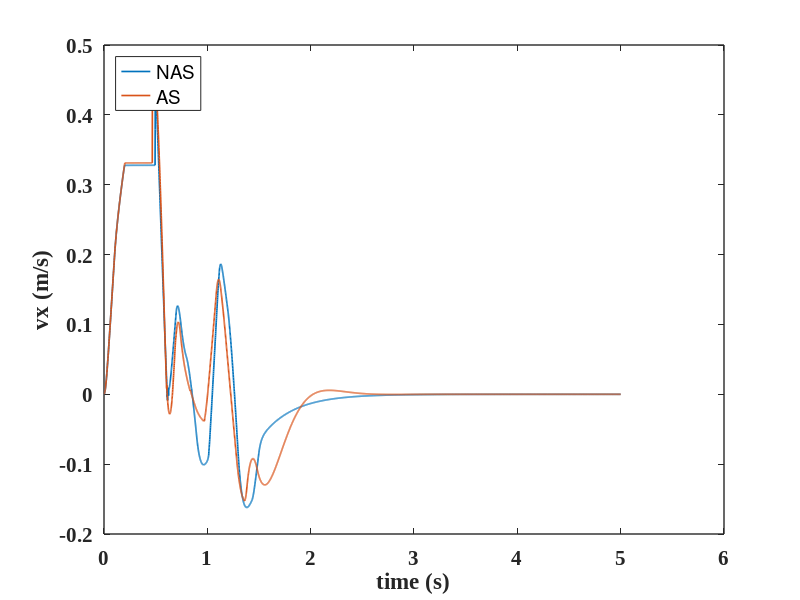
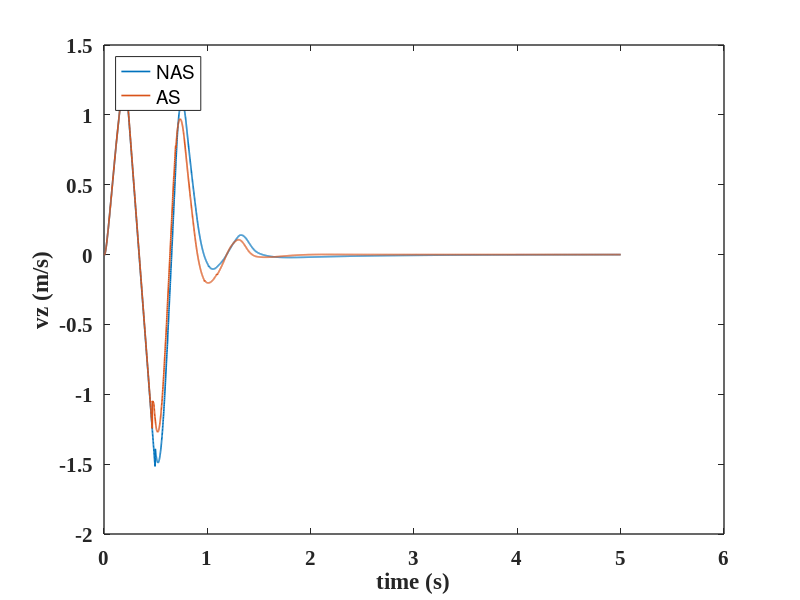
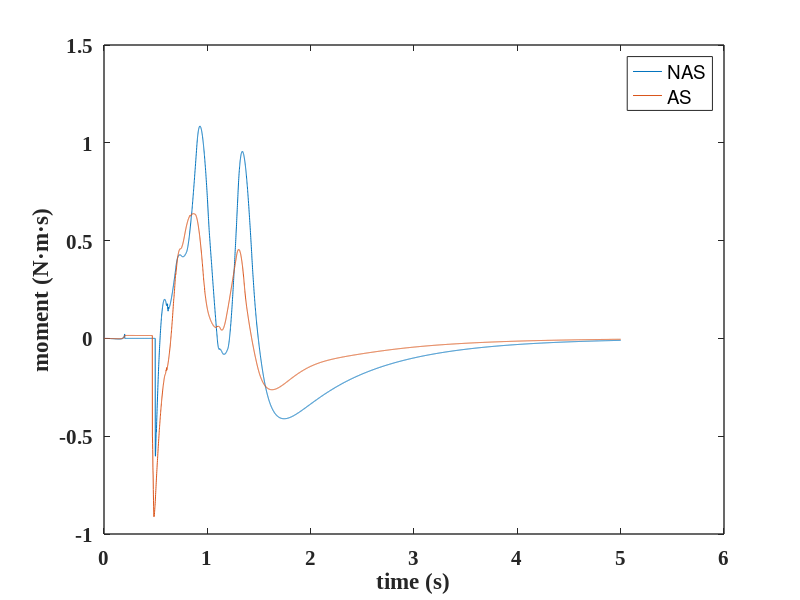

Source code (MATLAB) for these figures, in order: (Note: this script raises an error after producing the figures.)
clear;
close all;
%% h=[0.1,0.15,0.2] l=[0.1,0.15,0.2]
% h=0.1, l=0.1;
% h=0.1, l=0.15;
% h=0.1, l=0.2;

%% h=0.1, l=0.1;
% E_Lower_as=124.4J;
% E_Upper_as=7.77
% E_Lower_nas=165.8J;
% E_Upper_nas=0.09J;

% agility_as=0.2733 m/s
% agility_nas=0.2719 m/s

% stability_time_as=3.661s
% stability_time_nas=4.308s
% sum_error_p_as=512 N m s
% sum_error_p_nas=879 N m s
% just keeping the stability of posture

load('h=0.1_l=0.1/energy_nas.mat');
% load('h=0.1_l=0.1/energy_as.mat');
E_RThigh_nas=Energy_Recording.energy_cost_joint(:,2+1)';
E_RThigh_nas=E_RThigh_nas(:,2:end);
E_RKnee_nas=Energy_Recording.energy_cost_joint(:,3+1)';
E_RKnee_nas=E_RKnee_nas(:,2:end);
E_RAnkle_nas=Energy_Recording.energy_cost_joint(:,4+1)';
E_RAnkle_nas=E_RAnkle_nas(:,2:end);

E_LThigh_nas=Energy_Recording.energy_cost_joint(:,7+1)';
E_LThigh_nas=E_LThigh_nas(:,2:end);
E_LKnee_nas=Energy_Recording.energy_cost_joint(:,8+1)';
E_LKnee_nas=E_LKnee_nas(:,2:end);
E_LAnkle_nas=Energy_Recording.energy_cost_joint(:,9+1)';
E_LAnkle_nas=E_LAnkle_nas(:,2:end);

E_RHipz_nas=Energy_Recording.energy_cost_joint(:,0+1)';
E_RHipz_nas=E_RHipz_nas(:,2:end);
E_RHipx_nas=Energy_Recording.energy_cost_joint(:,1+1)';
E_RHipx_nas=E_RHipx_nas(:,2:end);

E_LHipz_nas=Energy_Recording.energy_cost_joint(:,5+1)';
E_LHipz_nas=E_LHipz_nas(:,2:end);
E_LHipx_nas=Energy_Recording.energy_cost_joint(:,6+1)';
E_LHipx_nas=E_LHipx_nas(:,2:end);

E_Lower_nas=E_RThigh_nas(:,end)+E_LThigh_nas(:,end)+E_RKnee_nas(:,end)+...
                E_LKnee_nas(:,end)+E_RAnkle_nas(:,end)+E_LAnkle_nas(:,end)+...
                E_RHipz_nas(:,end)+E_RHipx_nas(:,end)+...
                E_LHipz_nas(:,end)+E_LHipx_nas(:,end);
            
E_Upper_nas=Energy_Recording.energy_cost_joint(:,10+1:end);
E_Upper_nas=sum(E_Upper_nas(end,:));

load('h=0.1_l=0.1/v_nas.mat');
vx_NAS=Velocity_Recording.actual_com_velocity(:,1)';
vx_NAS=vx_NAS(:,2:end);
vz_NAS=Velocity_Recording.actual_com_velocity(:,3)';
vz_NAS=vz_NAS(:,2:end);
Mp_NAS=Velocity_Recording.pitch_moment;
Mp_NAS=Mp_NAS(:,2:end);

load('h=0.1_l=0.1/v_as.mat');
vx_AS=Velocity_Recording.actual_com_velocity(:,1)';
vx_AS=vx_AS(:,2:end);
vz_AS=Velocity_Recording.actual_com_velocity(:,3)';
vz_AS=vz_AS(:,2:end);
Mp_AS=Velocity_Recording.pitch_moment;
Mp_AS=Mp_AS(:,2:end);

time=Velocity_Recording.lcm_timestamp/5;
a=1;
num=5000;
time=time(:,a:num);


f1=figure;
plot(time,vx_NAS(:,a:num),'LineWidth',1.2);
hold on;
plot(time,vx_AS(:,a:num),'LineWidth',1.2);
xlabel('time (s)');ylabel('vx (m/s)');
legend('NAS','AS','Location', 'northwest');
set(gca, 'linewidth',1, 'fontsize',15,'Fontname', 'Times New Roman','FontWeight','bold');


f2=figure;
plot(time,vz_NAS(:,a:num),'LineWidth',1.2);
hold on;
plot(time,vz_AS(:,a:num),'LineWidth',1.2);
xlabel('time (s)');ylabel('vz (m/s)');
legend('NAS','AS','Location', 'northwest');
set(gca, 'linewidth',1, 'fontsize',15,'Fontname', 'Times New Roman','FontWeight','bold');


f3=figure;
plot(time,Mp_NAS(:,a:num));
xlabel('time (s)');ylabel('moment (N·m·s)');
hold on;
plot(time,Mp_AS(:,a:num));
hold on;
legend('NAS','AS');
set(gca, 'linewidth',1,'FontSize',15,'Fontname', 'Times New Roman','FontWeight','bold');
agility_as=cal_agility(vx_AS(:,200),vz_AS(:,200));
agility_nas=cal_agility(vx_NAS(:,200),vz_NAS(:,200));


time=Velocity_Recording.lcm_timestamp/5;
a=500;
num=5000;
time=time(:,a:num);
sum_error_p_as=sum(abs(Mp_AS(:,a:num)));
sum_error_p_nas=sum(abs(Mp_NAS(:,a:num)));

sum_error_vx_as=sum(abs(vx_AS(:,a:num)));
sum_error_vx_nas=sum(abs(vx_NAS(:,a:num)));

sum_error_vz_as=sum(abs(vz_AS(:,a:num)));
sum_error_vz_nas=sum(abs(vz_NAS(:,a:num)));

a=0;


%% h=0.15, l=0.1;
% E_Lower_as=151J;
% E_Upper_as=13.82
% E_Lower_nas=198.83J;
% E_Upper_nas=0.13J;
% agility_as=0.33m/s
% agility_nas=0.31m/s
% stability_time_as=2.921s
% stability_time_nas=4.533s
% sum_error_p_as=283.05m/s
% sum_error_p_nas=805.41m/s
% sum_error_vx_as=118.40m/s
% sum_error_vx_nas=138.71m/s
% sum_error_vz_as=383.16m/s
% sum_error_vz_nas=392.38m/s

% load('h_0.15_l_0.1_energy_nas.mat');
% load('h_0.15_l_0.1_energy_as.mat');
% E_RThigh_nas=Energy_Recording.energy_cost_joint(:,2+1)';
% E_RThigh_nas=E_RThigh_nas(:,2:end);
% E_RKnee_nas=Energy_Recording.energy_cost_joint(:,3+1)';
% E_RKnee_nas=E_RKnee_nas(:,2:end);
% E_RAnkle_nas=Energy_Recording.energy_cost_joint(:,4+1)';
% E_RAnkle_nas=E_RAnkle_nas(:,2:end);
% 
% E_LThigh_nas=Energy_Recording.energy_cost_joint(:,7+1)';
% E_LThigh_nas=E_LThigh_nas(:,2:end);
% E_LKnee_nas=Energy_Recording.energy_cost_joint(:,8+1)';
% E_LKnee_nas=E_LKnee_nas(:,2:end);
% E_LAnkle_nas=Energy_Recording.energy_cost_joint(:,9+1)';
% E_LAnkle_nas=E_LAnkle_nas(:,2:end);
% 
% E_RHipz_nas=Energy_Recording.energy_cost_joint(:,0+1)';
% E_RHipz_nas=E_RHipz_nas(:,2:end);
% E_RHipx_nas=Energy_Recording.energy_cost_joint(:,1+1)';
% E_RHipx_nas=E_RHipx_nas(:,2:end);
% 
% E_LHipz_nas=Energy_Recording.energy_cost_joint(:,5+1)';
% E_LHipz_nas=E_LHipz_nas(:,2:end);
% E_LHipx_nas=Energy_Recording.energy_cost_joint(:,6+1)';
% E_LHipx_nas=E_LHipx_nas(:,2:end);
% 
% E_Lower_nas=E_RThigh_nas(:,end)+E_LThigh_nas(:,end)+E_RKnee_nas(:,end)+...
%                 E_LKnee_nas(:,end)+E_RAnkle_nas(:,end)+E_LAnkle_nas(:,end)+...
%                 E_RHipz_nas(:,end)+E_RHipx_nas(:,end)+...
%                 E_LHipz_nas(:,end)+E_LHipx_nas(:,end);
%             
% E_Upper_nas=Energy_Recording.energy_cost_joint(:,10+1:end);
% E_Upper_nas=sum(E_Upper_nas(end,:));
% load('h_0.15_l_0.1_v_nas.mat');
% vx_NAS=Velocity_Recording.actual_com_velocity(:,1)';
% vx_NAS=vx_NAS(:,2:end);
% vz_NAS=Velocity_Recording.actual_com_velocity(:,3)';
% vz_NAS=vz_NAS(:,2:end);
% Mp_NAS=Velocity_Recording.pitch_moment;
% Mp_NAS=Mp_NAS(:,2:end);
% 
% load('h_0.15_l_0.1_v_as.mat');
% vx_AS=Velocity_Recording.actual_com_velocity(:,1)';
% vx_AS=vx_AS(:,2:end);
% vz_AS=Velocity_Recording.actual_com_velocity(:,3)';
% vz_AS=vz_AS(:,2:end);
% Mp_AS=Velocity_Recording.pitch_moment;
% Mp_AS=Mp_AS(:,2:end);
% 
% time=Velocity_Recording.lcm_timestamp/5;
% a=1;
% num=5000;
% time=time(:,a:num);
% 
% 
% f1=figure;
% plot(time,vx_NAS(:,a:num),'LineWidth',1.2);
% hold on;
% plot(time,vx_AS(:,a:num),'LineWidth',1.2);
% xlabel('time (s)');ylabel('vx (m/s)');
% legend('NAS','AS','Location', 'northwest');
% set(gca, 'linewidth',1, 'fontsize',15,'Fontname', 'Times New Roman','FontWeight','bold');
% 
% 
% f2=figure;
% plot(time,vz_NAS(:,a:num),'LineWidth',1.2);
% hold on;
% plot(time,vz_AS(:,a:num),'LineWidth',1.2);
% xlabel('time (s)');ylabel('vz (m/s)');
% legend('NAS','AS','Location', 'northwest');
% set(gca, 'linewidth',1, 'fontsize',15,'Fontname', 'Times New Roman','FontWeight','bold');
% 
% 
% f3=figure;
% plot(time,Mp_NAS(:,a:num));
% xlabel('time (s)');ylabel('moment (N·m·s)');
% hold on;
% plot(time,Mp_AS(:,a:num));
% hold on;
% legend('NAS','AS');
% set(gca, 'linewidth',1,'FontSize',15,'Fontname', 'Times New Roman','FontWeight','bold');
% 
% time=Velocity_Recording.lcm_timestamp/5;
% a=550;
% num=5000;
% time=time(:,a:num);
% sum_error_p_as=sum(abs(Mp_AS(:,a:num)));
% sum_error_p_nas=sum(abs(Mp_NAS(:,a:num)));
% 
% sum_error_vx_as=sum(abs(vx_AS(:,a:num)));
% sum_error_vx_nas=sum(abs(vx_NAS(:,a:num)));
% 
% sum_error_vz_as=sum(abs(vz_AS(:,a:num)));
% sum_error_vz_nas=sum(abs(vz_NAS(:,a:num)));



%% h=0.15, l=0.15;
% E_Lower_as=175.3J;
% E_Upper_as=23.1
% E_Lower_nas=272.7J;
% E_Upper_nas=0.49J;

% agility_as=0.36m/s
% agility_nas=0.32m/s

% stability_time_as=2.921s
% stability_time_nas=4.533s
% sum_error_p_as=283.05m/s
% sum_error_p_nas=805.41m/s
% sum_error_vx_as=118.40m/s
% sum_error_vx_nas=138.71m/s
% sum_error_vz_as=383.16m/s
% sum_error_vz_nas=392.38m/s

% load('h_0.15_l_0.1_energy_nas.mat');
% load('h=0.15_l=0.15/energy_as.mat');
% E_RThigh_nas=Energy_Recording.energy_cost_joint(:,2+1)';
% E_RThigh_nas=E_RThigh_nas(:,2:end);
% E_RKnee_nas=Energy_Recording.energy_cost_joint(:,3+1)';
% E_RKnee_nas=E_RKnee_nas(:,2:end);
% E_RAnkle_nas=Energy_Recording.energy_cost_joint(:,4+1)';
% E_RAnkle_nas=E_RAnkle_nas(:,2:end);
% 
% E_LThigh_nas=Energy_Recording.energy_cost_joint(:,7+1)';
% E_LThigh_nas=E_LThigh_nas(:,2:end);
% E_LKnee_nas=Energy_Recording.energy_cost_joint(:,8+1)';
% E_LKnee_nas=E_LKnee_nas(:,2:end);
% E_LAnkle_nas=Energy_Recording.energy_cost_joint(:,9+1)';
% E_LAnkle_nas=E_LAnkle_nas(:,2:end);
% 
% E_RHipz_nas=Energy_Recording.energy_cost_joint(:,0+1)';
% E_RHipz_nas=E_RHipz_nas(:,2:end);
% E_RHipx_nas=Energy_Recording.energy_cost_joint(:,1+1)';
% E_RHipx_nas=E_RHipx_nas(:,2:end);
% 
% E_LHipz_nas=Energy_Recording.energy_cost_joint(:,5+1)';
% E_LHipz_nas=E_LHipz_nas(:,2:end);
% E_LHipx_nas=Energy_Recording.energy_cost_joint(:,6+1)';
% E_LHipx_nas=E_LHipx_nas(:,2:end);
% 
% E_Lower_nas=E_RThigh_nas(:,end)+E_LThigh_nas(:,end)+E_RKnee_nas(:,end)+...
%                 E_LKnee_nas(:,end)+E_RAnkle_nas(:,end)+E_LAnkle_nas(:,end)+...
%                 E_RHipz_nas(:,end)+E_RHipx_nas(:,end)+...
%                 E_LHipz_nas(:,end)+E_LHipx_nas(:,end);
%             
% E_Upper_nas=Energy_Recording.energy_cost_joint(:,10+1:end);
% E_Upper_nas=sum(E_Upper_nas(end,:));
% 
% load('h=0.15_l=0.15/v_nas.mat');
% vx_NAS=Velocity_Recording.actual_com_velocity(:,1)';
% vx_NAS=vx_NAS(:,2:end);
% vz_NAS=Velocity_Recording.actual_com_velocity(:,3)';
% vz_NAS=vz_NAS(:,2:end);
% Mp_NAS=Velocity_Recording.pitch_moment;
% Mp_NAS=Mp_NAS(:,2:end);
% 
% load('h=0.15_l=0.15/v_as.mat');
% vx_AS=Velocity_Recording.actual_com_velocity(:,1)';
% vx_AS=vx_AS(:,2:end);
% vz_AS=Velocity_Recording.actual_com_velocity(:,3)';
% vz_AS=vz_AS(:,2:end);
% Mp_AS=Velocity_Recording.pitch_moment;
% Mp_AS=Mp_AS(:,2:end);
% 
% time=Velocity_Recording.lcm_timestamp/5;
% a=1;
% num=5000;
% time=time(:,a:num);
% 
% 
% f1=figure;
% plot(time,vx_NAS(:,a:num),'LineWidth',1.2);
% hold on;
% plot(time,vx_AS(:,a:num),'LineWidth',1.2);
% xlabel('time (s)');ylabel('vx (m/s)');
% legend('NAS','AS','Location', 'northwest');
% set(gca, 'linewidth',1, 'fontsize',15,'Fontname', 'Times New Roman','FontWeight','bold');
% 
% 
% f2=figure;
% plot(time,vz_NAS(:,a:num),'LineWidth',1.2);
% hold on;
% plot(time,vz_AS(:,a:num),'LineWidth',1.2);
% xlabel('time (s)');ylabel('vz (m/s)');
% legend('NAS','AS','Location', 'northwest');
% set(gca, 'linewidth',1, 'fontsize',15,'Fontname', 'Times New Roman','FontWeight','bold');
% 
% 
% f3=figure;
% plot(time,Mp_NAS(:,a:num));
% xlabel('time (s)');ylabel('moment (N·m·s)');
% hold on;
% plot(time,Mp_AS(:,a:num));
% hold on;
% legend('NAS','AS');
% set(gca, 'linewidth',1,'FontSize',15,'Fontname', 'Times New Roman','FontWeight','bold');
% agility_as=cal_agility(vx_AS(:,200),vz_AS(:,200));
% agility_nas=cal_agility(vx_NAS(:,200),vz_NAS(:,200));
% 
% 
% time=Velocity_Recording.lcm_timestamp/5;
% a=550;
% num=5000;
% time=time(:,a:num);
% sum_error_p_as=sum(abs(Mp_AS(:,a:num)));
% sum_error_p_nas=sum(abs(Mp_NAS(:,a:num)));
% 
% sum_error_vx_as=sum(abs(vx_AS(:,a:num)));
% sum_error_vx_nas=sum(abs(vx_NAS(:,a:num)));
% 
% sum_error_vz_as=sum(abs(vz_AS(:,a:num)));
% sum_error_vz_nas=sum(abs(vz_NAS(:,a:num)));



%% h=0.15, l=0.2;
% E_Lower_as=171.16J;
% E_Upper_as=23.1
% E_Lower_nas=272.8J;
% E_Upper_nas=1.46J;

% agility_as=0.447 m/s
% agility_nas=0.43 m/s

% stability_time_as=2.921s
% stability_time_nas=4.533s
% sum_error_p_as=217.7m/s
% sum_error_p_nas=277.2m/s
% just keeping the stability of posture

% load('h=0.15_l=0.2/energy_nas.mat');
% load('h=0.15_l=0.2/energy_as.mat');
% E_RThigh_nas=Energy_Recording.energy_cost_joint(:,2+1)';
% E_RThigh_nas=E_RThigh_nas(:,2:end);
% E_RKnee_nas=Energy_Recording.energy_cost_joint(:,3+1)';
% E_RKnee_nas=E_RKnee_nas(:,2:end);
% E_RAnkle_nas=Energy_Recording.energy_cost_joint(:,4+1)';
% E_RAnkle_nas=E_RAnkle_nas(:,2:end);
% 
% E_LThigh_nas=Energy_Recording.energy_cost_joint(:,7+1)';
% E_LThigh_nas=E_LThigh_nas(:,2:end);
% E_LKnee_nas=Energy_Recording.energy_cost_joint(:,8+1)';
% E_LKnee_nas=E_LKnee_nas(:,2:end);
% E_LAnkle_nas=Energy_Recording.energy_cost_joint(:,9+1)';
% E_LAnkle_nas=E_LAnkle_nas(:,2:end);
% 
% E_RHipz_nas=Energy_Recording.energy_cost_joint(:,0+1)';
% E_RHipz_nas=E_RHipz_nas(:,2:end);
% E_RHipx_nas=Energy_Recording.energy_cost_joint(:,1+1)';
% E_RHipx_nas=E_RHipx_nas(:,2:end);
% 
% E_LHipz_nas=Energy_Recording.energy_cost_joint(:,5+1)';
% E_LHipz_nas=E_LHipz_nas(:,2:end);
% E_LHipx_nas=Energy_Recording.energy_cost_joint(:,6+1)';
% E_LHipx_nas=E_LHipx_nas(:,2:end);
% 
% E_Lower_nas=E_RThigh_nas(:,end)+E_LThigh_nas(:,end)+E_RKnee_nas(:,end)+...
%                 E_LKnee_nas(:,end)+E_RAnkle_nas(:,end)+E_LAnkle_nas(:,end)+...
%                 E_RHipz_nas(:,end)+E_RHipx_nas(:,end)+...
%                 E_LHipz_nas(:,end)+E_LHipx_nas(:,end);
%             
% E_Upper_nas=Energy_Recording.energy_cost_joint(:,10+1:end);
% E_Upper_nas=sum(E_Upper_nas(end,:));
% 
% load('h=0.15_l=0.2/v_nas.mat');
% vx_NAS=Velocity_Recording.actual_com_velocity(:,1)';
% vx_NAS=vx_NAS(:,2:end);
% vz_NAS=Velocity_Recording.actual_com_velocity(:,3)';
% vz_NAS=vz_NAS(:,2:end);
% Mp_NAS=Velocity_Recording.pitch_moment;
% Mp_NAS=Mp_NAS(:,2:end);
% 
% load('h=0.15_l=0.2/v_as.mat');
% vx_AS=Velocity_Recording.actual_com_velocity(:,1)';
% vx_AS=vx_AS(:,2:end);
% vz_AS=Velocity_Recording.actual_com_velocity(:,3)';
% vz_AS=vz_AS(:,2:end);
% Mp_AS=Velocity_Recording.pitch_moment;
% Mp_AS=Mp_AS(:,2:end);
% 
% time=Velocity_Recording.lcm_timestamp/5;
% a=1;
% num=5000;
% time=time(:,a:num);
% 
% 
% f1=figure;
% plot(time,vx_NAS(:,a:num),'LineWidth',1.2);
% hold on;
% plot(time,vx_AS(:,a:num),'LineWidth',1.2);
% xlabel('time (s)');ylabel('vx (m/s)');
% legend('NAS','AS','Location', 'northwest');
% set(gca, 'linewidth',1, 'fontsize',15,'Fontname', 'Times New Roman','FontWeight','bold');
% 
% 
% f2=figure;
% plot(time,vz_NAS(:,a:num),'LineWidth',1.2);
% hold on;
% plot(time,vz_AS(:,a:num),'LineWidth',1.2);
% xlabel('time (s)');ylabel('vz (m/s)');
% legend('NAS','AS','Location', 'northwest');
% set(gca, 'linewidth',1, 'fontsize',15,'Fontname', 'Times New Roman','FontWeight','bold');
% 
% 
% f3=figure;
% plot(time,Mp_NAS(:,a:num));
% xlabel('time (s)');ylabel('moment (N·m·s)');
% hold on;
% plot(time,Mp_AS(:,a:num));
% hold on;
% legend('NAS','AS');
% set(gca, 'linewidth',1,'FontSize',15,'Fontname', 'Times New Roman','FontWeight','bold');
% agility_as=cal_agility(vx_AS(:,200),vz_AS(:,200));
% agility_nas=cal_agility(vx_NAS(:,200),vz_NAS(:,200));
% 
% 
% time=Velocity_Recording.lcm_timestamp/5;
% a=550;
% num=5000;
% time=time(:,a:num);
% sum_error_p_as=sum(abs(Mp_AS(:,a:num)));
% sum_error_p_nas=sum(abs(Mp_NAS(:,a:num)));
% 
% sum_error_vx_as=sum(abs(vx_AS(:,a:num)));
% sum_error_vx_nas=sum(abs(vx_NAS(:,a:num)));
% 
% sum_error_vz_as=sum(abs(vz_AS(:,a:num)));
% sum_error_vz_nas=sum(abs(vz_NAS(:,a:num)));
% 
% a=0;agility_nas=cal_agility(vx_NAS(:,200),vz_NAS(:,200));
% 
% 
% time=Velocity_Recording.lcm_timestamp/5;
% a=550;
% num=5000;
% time=time(:,a:num);
% sum_error_p_as=sum(abs(Mp_AS(:,a:num)));
% sum_error_p_nas=sum(abs(Mp_NAS(:,a:num)));
% 
% sum_error_vx_as=sum(abs(vx_AS(:,a:num)));
% sum_error_vx_nas=sum(abs(vx_NAS(:,a:num)));
% 
% sum_error_vz_as=sum(abs(vz_AS(:,a:num)));
% sum_error_vz_nas=sum(abs(vz_NAS(:,a:num)));
% 
% a=0;


























%     data_record_->joint_position_position[0]=q_[9]; /// torso_to_R_ShoulderRx
%     data_record_->joint_position_position[1]=q_[10]; /// torso_to_L_ShoulderRx
%     data_record_->joint_position_position[2]=q_[13]; /// R_ShoulderRx_to_R_UpperArm
%     data_record_->joint_position_position[3]=q_[14]; /// L_ShoulderRx_to_L_UpperArm
%     data_record_->joint_position_position[4]=q_[17]; /// R_UpperArm_to_R_ForeArm
%     data_record_->joint_position_position[5]=q_[18]; /// L_UpperArm_to_L_ForeArm
% 
%     data_record_->joint_position_position[6]=q_[7]; /// torso_to_R_HipRz
%     data_record_->joint_position_position[7]=q_[11]; /// R_HipRz_to_R_HipRx
%     data_record_->joint_position_position[8]=q_[15]; /// R_HipRx_to_R_Thigh
%     data_record_->joint_position_position[9]=q_[19]; /// R_Knee
%     data_record_->joint_position_position[10]=q_[21]; /// R_Ankle
%     data_record_->joint_position_position[11]=q_[8]; /// torso_to_L_HipRz
%     data_record_->joint_position_position[12]=q_[12]; /// L_HipRz_to_L_HipRx
%     data_record_->joint_position_position[13]=q_[16]; /// L_HipRx_to_L_Thigh
%     data_record_->joint_position_position[14]=q_[20]; /// L_Knee
%     data_record_->joint_position_position[15]=q_[22]; /// L_Ankle





E_RThigh_nas=Energy_Recording.energy_cost_joint(:,2+1)';
E_RThigh_nas=E_RThigh_nas(:,2:end);
E_RKnee_nas=Energy_Recording.energy_cost_joint(:,3+1)';
E_RKnee_nas=E_RKnee_nas(:,2:end);
E_RAnkle_nas=Energy_Recording.energy_cost_joint(:,4+1)';
E_RAnkle_nas=E_RAnkle_nas(:,2:end);

E_LThigh_nas=Energy_Recording.energy_cost_joint(:,7+1)';
E_LThigh_nas=E_LThigh_nas(:,2:end);
E_LKnee_nas=Energy_Recording.energy_cost_joint(:,8+1)';
E_LKnee_nas=E_LKnee_nas(:,2:end);
E_LAnkle_nas=Energy_Recording.energy_cost_joint(:,9+1)';
E_LAnkle_nas=E_LAnkle_nas(:,2:end);

E_RHipz_nas=Energy_Recording.energy_cost_joint(:,0+1)';
E_RHipz_nas=E_RHipz_nas(:,2:end);
E_RHipx_nas=Energy_Recording.energy_cost_joint(:,1+1)';
E_RHipx_nas=E_RHipx_nas(:,2:end);

E_LHipz_nas=Energy_Recording.energy_cost_joint(:,5+1)';
E_LHipz_nas=E_LHipz_nas(:,2:end);
E_LHipx_nas=Energy_Recording.energy_cost_joint(:,6+1)';
E_LHipx_nas=E_LHipx_nas(:,2:end);




bb=1;


% h=0.15, l=0.1;
% h=0.15, l=0.15;
% h=0.15, l=0.2;

% h=0.2, l=0.1;
% h=0.2, l=0.15;
% h=0.2, l=0.2;
%%
% % robot with arm no swing 
% load('robot_with_arm/WBC/h=0.15_l=0.1/no_swing/velocity.mat');
% %%% actual velocity
% z_velocity_act_witharm_noswing=Velocity_Recording.actual_com_velocity(:,3)';
% z_velocity_act_witharm_noswing=z_velocity_act_witharm_noswing(:,2:end);
% x_velocity_act_witharm_noswing=Velocity_Recording.actual_com_velocity(:,1)';
% x_velocity_act_witharm_noswing=x_velocity_act_witharm_noswing(:,2:end);
% %%% desire velocity
% z_velocity_des_witharm_noswing=Velocity_Recording.des_com_velocity(:,3)';
% z_velocity_des_witharm_noswing=z_velocity_des_witharm_noswing(:,2:end);
% x_velocity_des_witharm_noswing=Velocity_Recording.des_com_velocity(:,1)';
% x_velocity_des_witharm_noswing=x_velocity_des_witharm_noswing(:,2:end);
% 
% 
% load('robot_with_arm/WBC/h=0.15_l=0.1/no_swing/position.mat');
% %%% actual position
% z_position_act_witharm_noswing=Position_Recording.actual_com(:,3)';
% z_position_act_witharm_noswing=z_position_act_witharm_noswing(:,2:end);
% x_position_act_witharm_noswing=Position_Recording.actual_com(:,1)';
% x_position_act_witharm_noswing=x_position_act_witharm_noswing(:,2:end);
% %%% desire position
% z_position_des_witharm_noswing=Position_Recording.des_com(:,3)';
% z_position_des_witharm_noswing=z_position_des_witharm_noswing(:,2:end);
% x_position_des_witharm_noswing=Position_Recording.des_com(:,1)';
% x_position_des_witharm_noswing=x_position_des_witharm_noswing(:,2:end);
% 
% 
% 
% 
% 
% 
% 
% 
% 
% % robot with arm 
% load('robot_with_arm/WBC/h=0.15_l=0.1/velocity.mat');
% %%% actual velocity
% z_velocity_act_witharm=Velocity_Recording.actual_com_velocity(:,3)';
% z_velocity_act_witharm=z_velocity_act_witharm(:,2:end);
% x_velocity_act_witharm=Velocity_Recording.actual_com_velocity(:,1)';
% x_velocity_act_witharm=x_velocity_act_witharm(:,2:end);
% %%% desire velocity
% z_velocity_des_witharm=Velocity_Recording.des_com_velocity(:,3)';
% z_velocity_des_witharm=z_velocity_des_witharm(:,2:end);
% x_velocity_des_witharm=Velocity_Recording.des_com_velocity(:,1)';
% x_velocity_des_witharm=x_velocity_des_witharm(:,2:end);
% 
% load('robot_with_arm/WBC/h=0.15_l=0.1/position.mat');
% %%% actual position
% z_position_act_witharm=Position_Recording.actual_com(:,3)';
% z_position_act_witharm=z_position_act_witharm(:,2:end);
% x_position_act_witharm=Position_Recording.actual_com(:,1)';
% x_position_act_witharm=x_position_act_witharm(:,2:end);
% %%% desire position
% z_position_des_witharm=Position_Recording.des_com(:,3)';
% z_position_des_witharm=z_position_des_witharm(:,2:end);
% x_position_des_witharm=Position_Recording.des_com(:,1)';
% x_position_des_witharm=x_position_des_witharm(:,2:end);
% 
% 
% % Joint postion
% % torso_to_R_ShoulderRx
% % torso_to_L_ShoulderRx
% % R_ShoulderRx_to_R_UpperArm
% % L_ShoulderRx_to_L_UpperArm
% % R_UpperArm_to_R_ForeArm
% % L_UpperArm_to_L_ForeArm
% load('robot_with_arm/WBC/h=0.15_l=0.1/joint_position.mat');
% R_ShoulderRx=Joint_Position_Recording.joint_p(:,1)';
% R_ShoulderRx=R_ShoulderRx(:,2:end);
% L_ShoulderRx=Joint_Position_Recording.joint_p(:,2)';
% L_ShoulderRx=L_ShoulderRx(:,2:end);
% 
% R_UpperArm=Joint_Position_Recording.joint_p(:,3)';
% R_UpperArm=R_UpperArm(:,2:end);
% L_UpperArm=Joint_Position_Recording.joint_p(:,4)';
% L_UpperArm=L_UpperArm(:,2:end);
% 
% R_ForeArm=Joint_Position_Recording.joint_p(:,5)';
% R_ForeArm=R_ForeArm(:,2:end);
% L_ForeArm=Joint_Position_Recording.joint_p(:,6)';
% L_ForeArm=L_ForeArm(:,2:end);


%% velocity h=0.5 l=0.2 I=0.113552 --end_time=5 --target_realtime_rate=1
% robot with arm no swing 
load('Agility_analysis/h_0_5_l_0_2_ns_I_0.113552.mat');
%%% actual velocity
z_velocity_act_witharm_noswing=Velocity_Recording.actual_com_velocity(:,3)';
z_velocity_act_witharm_noswing=z_velocity_act_witharm_noswing(:,2:end);
x_velocity_act_witharm_noswing=Velocity_Recording.actual_com_velocity(:,1)';
x_velocity_act_witharm_noswing=x_velocity_act_witharm_noswing(:,2:end);
%%% desire velocity
z_velocity_des_witharm_noswing=Velocity_Recording.des_com_velocity(:,3)';
z_velocity_des_witharm_noswing=z_velocity_des_witharm_noswing(:,2:end);
x_velocity_des_witharm_noswing=Velocity_Recording.des_com_velocity(:,1)';
x_velocity_des_witharm_noswing=x_velocity_des_witharm_noswing(:,2:end);


% robot with arm swing
load('Agility_analysis/h_0_5_l_0_2_s_I_0.113552.mat');
%%% actual velocity
z_velocity_act_witharm=Velocity_Recording.actual_com_velocity(:,3)';
z_velocity_act_witharm=z_velocity_act_witharm(:,2:end);
x_velocity_act_witharm=Velocity_Recording.actual_com_velocity(:,1)';
x_velocity_act_witharm=x_velocity_act_witharm(:,2:end);
%%% desire velocity
z_velocity_des_witharm=Velocity_Recording.des_com_velocity(:,3)';
z_velocity_des_witharm=z_velocity_des_witharm(:,2:end);
x_velocity_des_witharm=Velocity_Recording.des_com_velocity(:,1)';
x_velocity_des_witharm=x_velocity_des_witharm(:,2:end);

%% velocity h=0.5 l=0.2 I=10 --end_time=5 --target_realtime_rate=1
% robot with arm no swing 
load('Agility_analysis/h_0_5_l_0_2_ns_I_10.mat');
%%% actual velocity
z_velocity_act_witharm_noswing=Velocity_Recording.actual_com_velocity(:,3)';
z_velocity_act_witharm_noswing=z_velocity_act_witharm_noswing(:,2:end);
x_velocity_act_witharm_noswing=Velocity_Recording.actual_com_velocity(:,1)';
x_velocity_act_witharm_noswing=x_velocity_act_witharm_noswing(:,2:end);
%%% desire velocity
z_velocity_des_witharm_noswing=Velocity_Recording.des_com_velocity(:,3)';
z_velocity_des_witharm_noswing=z_velocity_des_witharm_noswing(:,2:end);
x_velocity_des_witharm_noswing=Velocity_Recording.des_com_velocity(:,1)';
x_velocity_des_witharm_noswing=x_velocity_des_witharm_noswing(:,2:end);


% robot with arm swing
load('Agility_analysis/h_0_5_l_0_2_s_I_10.mat');
%%% actual velocity
z_velocity_act_witharm=Velocity_Recording.actual_com_velocity(:,3)';
z_velocity_act_witharm=z_velocity_act_witharm(:,2:end);
x_velocity_act_witharm=Velocity_Recording.actual_com_velocity(:,1)';
x_velocity_act_witharm=x_velocity_act_witharm(:,2:end);
%%% desire velocity
z_velocity_des_witharm=Velocity_Recording.des_com_velocity(:,3)';
z_velocity_des_witharm=z_velocity_des_witharm(:,2:end);
x_velocity_des_witharm=Velocity_Recording.des_com_velocity(:,1)';
x_velocity_des_witharm=x_velocity_des_witharm(:,2:end);



%% velocity h=0.5 l=0.2 --end_time=5 --target_realtime_rate=1
% robot with arm no swing 
load('Agility_analysis/h_0_5_l_0_2_ns.mat');
%%% actual velocity
z_velocity_act_witharm_noswing=Velocity_Recording.actual_com_velocity(:,3)';
z_velocity_act_witharm_noswing=z_velocity_act_witharm_noswing(:,2:end);
x_velocity_act_witharm_noswing=Velocity_Recording.actual_com_velocity(:,1)';
x_velocity_act_witharm_noswing=x_velocity_act_witharm_noswing(:,2:end);
%%% desire velocity
z_velocity_des_witharm_noswing=Velocity_Recording.des_com_velocity(:,3)';
z_velocity_des_witharm_noswing=z_velocity_des_witharm_noswing(:,2:end);
x_velocity_des_witharm_noswing=Velocity_Recording.des_com_velocity(:,1)';
x_velocity_des_witharm_noswing=x_velocity_des_witharm_noswing(:,2:end);


% robot with arm swing
load('Agility_analysis/h_0_5_l_0_2_s.mat');
%%% actual velocity
z_velocity_act_witharm=Velocity_Recording.actual_com_velocity(:,3)';
z_velocity_act_witharm=z_velocity_act_witharm(:,2:end);
x_velocity_act_witharm=Velocity_Recording.actual_com_velocity(:,1)';
x_velocity_act_witharm=x_velocity_act_witharm(:,2:end);
%%% desire velocity
z_velocity_des_witharm=Velocity_Recording.des_com_velocity(:,3)';
z_velocity_des_witharm=z_velocity_des_witharm(:,2:end);
x_velocity_des_witharm=Velocity_Recording.des_com_velocity(:,1)';
x_velocity_des_witharm=x_velocity_des_witharm(:,2:end);


%% velocity h=0.15 l=0.2 --end_time=5 --target_realtime_rate=1
% robot with arm no swing 
load('Agility_analysis/h_0_15_l_0_1_ns.mat');
%%% actual velocity
z_velocity_act_witharm_noswing=Velocity_Recording.actual_com_velocity(:,3)';
z_velocity_act_witharm_noswing=z_velocity_act_witharm_noswing(:,2:end);
x_velocity_act_witharm_noswing=Velocity_Recording.actual_com_velocity(:,1)';
x_velocity_act_witharm_noswing=x_velocity_act_witharm_noswing(:,2:end);
%%% desire velocity
z_velocity_des_witharm_noswing=Velocity_Recording.des_com_velocity(:,3)';
z_velocity_des_witharm_noswing=z_velocity_des_witharm_noswing(:,2:end);
x_velocity_des_witharm_noswing=Velocity_Recording.des_com_velocity(:,1)';
x_velocity_des_witharm_noswing=x_velocity_des_witharm_noswing(:,2:end);


% robot with arm swing
load('Agility_analysis/h_0_15_l_0_1_s.mat');
%%% actual velocity
z_velocity_act_witharm=Velocity_Recording.actual_com_velocity(:,3)';
z_velocity_act_witharm=z_velocity_act_witharm(:,2:end);
x_velocity_act_witharm=Velocity_Recording.actual_com_velocity(:,1)';
x_velocity_act_witharm=x_velocity_act_witharm(:,2:end);
%%% desire velocity
z_velocity_des_witharm=Velocity_Recording.des_com_velocity(:,3)';
z_velocity_des_witharm=z_velocity_des_witharm(:,2:end);
x_velocity_des_witharm=Velocity_Recording.des_com_velocity(:,1)';
x_velocity_des_witharm=x_velocity_des_witharm(:,2:end);


%% Stability velocity h=0.15 l=0.1 --end_time=5 --target_realtime_rate=1
% robot with arm no swing 
load('Stability/h_0_15_l_0_1_ns.mat');
%%% actual velocity
z_velocity_act_witharm_noswing=Velocity_Recording.actual_com_velocity(:,3)';
z_velocity_act_witharm_noswing=z_velocity_act_witharm_noswing(:,2:end);
x_velocity_act_witharm_noswing=Velocity_Recording.actual_com_velocity(:,1)';
x_velocity_act_witharm_noswing=x_velocity_act_witharm_noswing(:,2:end);
%%% desire velocity
z_velocity_des_witharm_noswing=Velocity_Recording.des_com_velocity(:,3)';
z_velocity_des_witharm_noswing=z_velocity_des_witharm_noswing(:,2:end);
x_velocity_des_witharm_noswing=Velocity_Recording.des_com_velocity(:,1)';
x_velocity_des_witharm_noswing=x_velocity_des_witharm_noswing(:,2:end);
%%% actual pitch moment
pitch_moment_witharm_noswing=Velocity_Recording.pitch_moment;
pitch_moment_witharm_noswing=pitch_moment_witharm_noswing(:,2:end);

% robot with arm swing
load('Stability/h_0_15_l_0_1_s.mat');
%%% actual velocity
z_velocity_act_witharm=Velocity_Recording.actual_com_velocity(:,3)';
z_velocity_act_witharm=z_velocity_act_witharm(:,2:end);
x_velocity_act_witharm=Velocity_Recording.actual_com_velocity(:,1)';
x_velocity_act_witharm=x_velocity_act_witharm(:,2:end);
%%% desire velocity
z_velocity_des_witharm=Velocity_Recording.des_com_velocity(:,3)';
z_velocity_des_witharm=z_velocity_des_witharm(:,2:end);
x_velocity_des_witharm=Velocity_Recording.des_com_velocity(:,1)';
x_velocity_des_witharm=x_velocity_des_witharm(:,2:end);
%%% actual pitch moment
pitch_moment_witharm=Velocity_Recording.pitch_moment;
pitch_moment_witharm=pitch_moment_witharm(:,2:end);
%% Joint postion h=0.15 l=0.1 
% torso_to_R_ShoulderRx
% torso_to_L_ShoulderRx
% R_ShoulderRx_to_R_UpperArm
% L_ShoulderRx_to_L_UpperArm
% R_UpperArm_to_R_ForeArm
% L_UpperArm_to_L_ForeArm
load('robot_with_arm/WBC/h=0.15_l=0.1/joint_position.mat');
R_ShoulderRx=Joint_Position_Recording.joint_p(:,1)';
R_ShoulderRx=R_ShoulderRx(:,2:end);
L_ShoulderRx=Joint_Position_Recording.joint_p(:,2)';
L_ShoulderRx=L_ShoulderRx(:,2:end);

R_UpperArm=Joint_Position_Recording.joint_p(:,3)';
R_UpperArm=R_UpperArm(:,2:end);
L_UpperArm=Joint_Position_Recording.joint_p(:,4)';
L_UpperArm=L_UpperArm(:,2:end);

R_ForeArm=Joint_Position_Recording.joint_p(:,5)';
R_ForeArm=R_ForeArm(:,2:end);
L_ForeArm=Joint_Position_Recording.joint_p(:,6)';
L_ForeArm=L_ForeArm(:,2:end);

%% Joint postion h=0.5 l=0.2 
% torso_to_R_ShoulderRx
% torso_to_L_ShoulderRx
% R_ShoulderRx_to_R_UpperArm
% L_ShoulderRx_to_L_UpperArm
% R_UpperArm_to_R_ForeArm
% L_UpperArm_to_L_ForeArm
load('Agility_analysis/h_0_5_l_0_2_s_I_10_joint.mat');
R_ShoulderRx=Joint_Position_Recording.joint_p(:,1)';
R_ShoulderRx=R_ShoulderRx(:,2:end);
L_ShoulderRx=Joint_Position_Recording.joint_p(:,2)';
L_ShoulderRx=L_ShoulderRx(:,2:end);

R_UpperArm=Joint_Position_Recording.joint_p(:,3)';
R_UpperArm=R_UpperArm(:,2:end);
L_UpperArm=Joint_Position_Recording.joint_p(:,4)';
L_UpperArm=L_UpperArm(:,2:end);

R_ForeArm=Joint_Position_Recording.joint_p(:,5)';
R_ForeArm=R_ForeArm(:,2:end);
L_ForeArm=Joint_Position_Recording.joint_p(:,6)';
L_ForeArm=L_ForeArm(:,2:end);

load('Agility_analysis/h_0_5_l_0_2_s_joint.mat');
R_ShoulderRx=Joint_Position_Recording.joint_p(:,1)';
R_ShoulderRx=R_ShoulderRx(:,2:end);
L_ShoulderRx=Joint_Position_Recording.joint_p(:,2)';
L_ShoulderRx=L_ShoulderRx(:,2:end);

R_UpperArm=Joint_Position_Recording.joint_p(:,3)';
R_UpperArm=R_UpperArm(:,2:end);
L_UpperArm=Joint_Position_Recording.joint_p(:,4)';
L_UpperArm=L_UpperArm(:,2:end);

R_ForeArm=Joint_Position_Recording.joint_p(:,5)';
R_ForeArm=R_ForeArm(:,2:end);
L_ForeArm=Joint_Position_Recording.joint_p(:,6)';
L_ForeArm=L_ForeArm(:,2:end);


%% Joint postion h=0.15 l=0.1 
% torso_to_R_ShoulderRx
% torso_to_L_ShoulderRx
% R_ShoulderRx_to_R_UpperArm
% L_ShoulderRx_to_L_UpperArm
% R_UpperArm_to_R_ForeArm
% L_UpperArm_to_L_ForeArm
load('Stability/h_0_15_l_0_1_s_joint.mat');
% load('Agility_analysis/h_0_15_l_0_1_s_joint.mat');

R_ShoulderRx=Joint_Position_Recording.joint_p(:,1)';
R_ShoulderRx=R_ShoulderRx(:,2:end);
L_ShoulderRx=Joint_Position_Recording.joint_p(:,2)';
L_ShoulderRx=L_ShoulderRx(:,2:end);

R_UpperArm=Joint_Position_Recording.joint_p(:,3)';
R_UpperArm=R_UpperArm(:,2:end);
L_UpperArm=Joint_Position_Recording.joint_p(:,4)';
L_UpperArm=L_UpperArm(:,2:end);

R_ForeArm=Joint_Position_Recording.joint_p(:,5)';
R_ForeArm=R_ForeArm(:,2:end);
L_ForeArm=Joint_Position_Recording.joint_p(:,6)';
L_ForeArm=L_ForeArm(:,2:end);



%% energy h=0.15 l=0.1 --end_time=0.2 --target_realtime_rate=0.2
% robot with arm swing 
load('Agility_analysis/h_0_15_l_0_1_s_energy.mat');

E_RThigh_nas=Energy_Recording.energy_cost_joint(:,2+1)';
E_RThigh_nas=E_RThigh_nas(:,2:end);
E_RKnee_nas=Energy_Recording.power_joint(:,3+1)';
E_RKnee_nas=E_RKnee_nas(:,2:end);
E_RAnkle_nas=Energy_Recording.power_joint(:,4+1)';
E_RAnkle_nas=E_RAnkle_nas(:,2:end);

E_LThigh_s=Energy_Recording.power_joint(:,7+1)';
E_LThigh_s=E_LThigh_s(:,2:end);
E_LKnee_s=Energy_Recording.power_joint(:,8+1)';
E_LKnee_s=E_LKnee_s(:,2:end);
E_LAnkle_s=Energy_Recording.power_joint(:,9+1)';
E_LAnkle_s=E_LAnkle_s(:,2:end);

E_RHipz_s=Energy_Recording.power_joint(:,0+1)';
E_RHipz_s=E_RHipz_s(:,2:end);
E_RHipx_s=Energy_Recording.power_joint(:,1+1)';
E_RHipx_s=E_RHipx_s(:,2:end);

E_LHipz_s=Energy_Recording.power_joint(:,5+1)';
E_LHipz_s=E_LHipz_s(:,2:end);
E_LHipx_s=Energy_Recording.power_joint(:,6+1)';
E_LHipx_s=E_LHipx_s(:,2:end);

E_Lower_s=E_RThigh_s+E_LThigh_s+E_RKnee_s+...
                E_LKnee_s+E_RAnkle_s+E_LAnkle_s+...
                E_RHipz_s+E_RHipx_s+...
                E_LHipz_s+E_LHipx_s;

%% energy h=0.15 l=0.1 --end_time=0.2 --target_realtime_rate=0.2
% robot with arm no swing 
load('Agility_analysis/h_0_15_l_0_1_ns_energy.mat');
P_RThigh_ns=Energy_Recording.power_joint(:,2+1)';
P_RThigh_ns=P_RThigh_ns(:,2:end);
P_RKnee_ns=Energy_Recording.power_joint(:,3+1)';
P_RKnee_ns=P_RKnee_ns(:,2:end);
P_RAnkle_ns=Energy_Recording.power_joint(:,4+1)';
P_RAnkle_ns=P_RAnkle_ns(:,2:end);

P_LThigh_ns=Energy_Recording.power_joint(:,7+1)';
P_LThigh_ns=P_LThigh_ns(:,2:end);
P_LKnee_ns=Energy_Recording.power_joint(:,8+1)';
P_LKnee_ns=P_LKnee_ns(:,2:end);
P_LAnkle_ns=Energy_Recording.power_joint(:,9+1)';
P_LAnkle_ns=P_LAnkle_ns(:,2:end);

P_RHipz_ns=Energy_Recording.power_joint(:,0+1)';
P_RHipz_ns=P_RHipz_ns(:,2:end);
P_RHipx_ns=Energy_Recording.power_joint(:,1+1)';
P_RHipx_ns=P_RHipx_ns(:,2:end);

P_LHipz_ns=Energy_Recording.power_joint(:,5+1)';
P_LHipz_ns=P_LHipz_ns(:,2:end);
P_LHipx_ns=Energy_Recording.power_joint(:,6+1)';
P_LHipx_ns=P_LHipx_ns(:,2:end);

P_Lower_ns=P_RThigh_ns+P_LThigh_ns+P_RKnee_ns+...
                P_LKnee_ns+P_RAnkle_ns+P_LAnkle_ns+...
                P_RHipz_ns+P_RHipx_ns+...
                P_LHipz_ns+P_LHipx_ns;
            
% time=Energy_Recording.lcm_timestamp/5;
% f_=figure;
% plot(time,P_Lower_ns);
% hold on;
% plot(time,P_Lower_s);
% xlabel('time (s)');ylabel('P (W)');
% legend('AS','NAS');
% set(gca, 'linewidth',1,'FontSize',15,'Fontname', 'Times New Roman','FontWeight','bold');

%% plot
time=Velocity_Recording.lcm_timestamp/5;
a=500;
num=5000;
time=time(:,a:num);





f0=figure;
plot(time,pitch_moment_witharm(:,a:num));
xlabel('time (s)');ylabel('moment (N·m·s)');
hold on;
plot(time,pitch_moment_witharm_noswing(:,a:num));
hold on;
legend('AS','NAS');
set(gca, 'linewidth',1,'FontSize',15,'Fontname', 'Times New Roman','FontWeight','bold');
sum_error_p_s=sum(abs(pitch_moment_witharm(:,a:num)));
sum_error_p_ns=sum(abs(pitch_moment_witharm_noswing(:,a:num)));

f1=figure;

plot(time,z_velocity_act_witharm(:,a:num),'LineWidth',1.2);
xlabel('time (s)');ylabel('vz (m/s)');
% xlabel('x','Fontname', 'Times New Roman','FontSize',12);
hold on;
plot(time,z_velocity_act_witharm_noswing(:,a:num),'LineWidth',1.2);
xlabel('time (s)');ylabel('vz (m/s)');
hold on;
legend('AS','NAS','Location','northwest');
set(gca, 'linewidth',1,'FontSize',15,'Fontname', 'Times New Roman','FontWeight','bold');

sum_error_z_s=sum(abs(z_velocity_act_witharm(:,a:num)));
sum_error_z_ns=sum(abs(z_velocity_act_witharm_noswing(:,a:num)));

% f2=figure;
% plot(time,z_velocity_des_witharm(:,a:num),'-');
% xlabel('time (s)');ylabel('vz (m/s)');
% hold on;
% plot(time,z_velocity_des_witharm_noswing(:,a:num),'-');
% xlabel('time (s)');ylabel('vz (m/s)');
% hold on;
% legend('des\_vz_s','des\_vz_ns', 'Location', 'northwest');
% title("des\_vz");
% set(gca, 'linewidth',1, 'fontsize',15);
% 
f3=figure;
plot(time,x_velocity_act_witharm(:,a:num),'LineWidth',1.2);
xlabel('time (s)');ylabel('vx (m/s)');
hold on;
plot(time,x_velocity_act_witharm_noswing(:,a:num),'LineWidth',1.2);
xlabel('time (s)');ylabel('vx (m/s)');
hold on;
legend('AS','NAS','Location', 'northwest');
set(gca, 'linewidth',1, 'fontsize',15,'Fontname', 'Times New Roman','FontWeight','bold');
sum_error_x=sum(abs(x_velocity_act_witharm(:,a:num)));
sum_error_x_ns=sum(abs(x_velocity_act_witharm_noswing(:,a:num)));

% 
% f4=figure;
% plot(time,x_velocity_des_witharm(:,a:num),'-');
% xlabel('time (s)');ylabel('vx (m/s)');
% hold on;
% plot(time,x_velocity_des_witharm_noswing(:,a:num),'-');
% xlabel('time (s)');ylabel('vx (m/s)');
% hold on;
% legend('des\_vx_s','des\_vx_ns', 'Location', 'northwest');
% title("des\_vx");
% set(gca, 'linewidth',1, 'fontsize',15, 'Fontname', 'Times New Roman');
% 


f5=figure;
subplot(2,1,1);
plot(time,R_UpperArm(:,a:num)*180/pi);
xlabel('time (s)');ylabel('angle (deg)');
legend('UpperArm\_joint');
set(gca, 'linewidth',1, 'fontsize',15,'FontWeight','bold');
hold on;

subplot(2,1,2);
plot(time,R_ForeArm(:,a:num)*180/pi);
% ylim([-40,0]);
xlabel('time (s)');ylabel('angle (deg)');
legend('ForeArm\_joint');
% title("arm\_joint");
set(gca, 'linewidth',1, 'fontsize',15,'FontWeight','bold');

% f6=figure;
% R_UpperArm_dot=diff(R_UpperArm)./diff(time);
% R_ForeArm_dot=diff(R_ForeArm)./diff(time);
% subplot(2,1,1);
% plot(time(:,a:num-1),R_UpperArm_dot(:,a:num-1)*180/pi);
% xlabel('time (s)');ylabel('Angular velocity (deg)');
% legend('UpperArm\_joint');
% set(gca, 'linewidth',1, 'fontsize',15);
% hold on;
% 
% subplot(2,1,2);
% plot(time(:,a:num-1),R_ForeArm_dot(:,a:num-1)*180/pi);
% xlabel('time (s)');ylabel('Angular velocity (deg)');
% legend('ForeArm\_joint');
% % title("arm\_joint");
% set(gca, 'linewidth',1, 'fontsize',15);

f__=figure;
X = categorical({'Total','Upper','Lower'});
X = reordercats(X,{'Total','Upper','Lower'});
Y = [166.5 204.4;13.5 1;153 203.4];
b = bar(X,Y,1);
xtips1 = b(1).XEndPoints;
ytips1 = b(1).YEndPoints; 
labels1 = string(b(1).YData);
text(xtips1,ytips1,labels1,'HorizontalAlignment','center',...
    'VerticalAlignment','bottom','FontSize',11)

xtips2 = b(2).XEndPoints;
ytips2 = b(2).YEndPoints; 
labels2 = string(b(2).YData);
text(xtips2,ytips2,labels2,'HorizontalAlignment','center',...
    'VerticalAlignment','bottom','FontSize',11)

legend('AS','NAS');
ylabel("Energy  (J)")
set(gca,'FontSize',15)
a=0;







%% plot
% time=Velocity_Recording.lcm_timestamp;
% a=1;
% num=4000;
% time=time(:,a:num);
% f1=figure;
% subplot(4,1,1)
% plot(time,R_ShoulderRx(:,a:num),'-.');
% hold on;
% plot(time,L_ShoulderRx(:,a:num),'--');
% legend('R ShoulderRx','L ShoulderRx');
% title("Shoulder")
% 
% subplot(4,1,2)
% plot(time,R_UpperArm(:,a:num),'-.');
% hold on;
% plot(time,L_UpperArm(:,a:num),'--');
% hold on;
% plot(time,z_velocity_act_witharm(:,a:num));
% hold on;
% plot(time,z_velocity_des_witharm(:,a:num));
% legend('R UpperArm','L UpperArm','z velocity','z des velocity');
% title("UpperArm swing")
% 
% subplot(4,1,3)
% plot(time,R_UpperArm(:,a:num),'-.');
% hold on;
% plot(time,L_UpperArm(:,a:num),'--');
% hold on;
% plot(time,z_velocity_act_witharm_noswing(:,a:num));
% hold on;
% plot(time,z_velocity_des_witharm(:,a:num));
% legend('R UpperArm','L UpperArm','z velocity','z des velocity');
% title("UpperArm no swing")
% 
% subplot(4,1,4)
% plot(time,R_ForeArm(:,a:num),'-.');
% hold on;
% plot(time,L_ForeArm(:,a:num),'--');
% legend('R ForeArm','L ForeArm');
% title("ForeArm")




